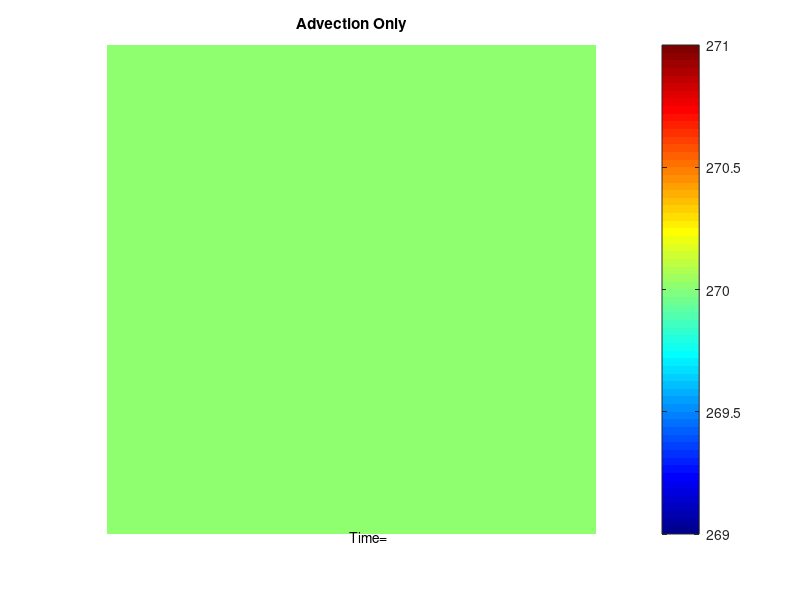

Reproduce this figure in MATLAB. (Note: this script raises an error after producing the figure.)
% Test for advection only (u and v are both non-zeros resulting in diagonal
% movement

clear all;
close all;
clc;

tF = 20;  % Simulation time, modify accordingly

h = 1;    
l = 1;
dt = 0.001;
dx = 0.01;
dy = 0.01;

Nx = l/dx;
Ny = h/dy;
Nt = tF/dt;

alpha = 0; % Disable diffusion

u_array = 0.2*ones(Ny,Nx);
v_array = 0.2*ones(Ny,Nx);
T_array = 270*ones(Ny,Nx);
f_array = zeros(Ny,Nx);

% Preparation for plotting
hfig = figure;
hold on
clims = [250 850];
im = imagesc( T_array, clims);
colormap(jet);
colorbar;
axis off equal;
hold on;
title('Advection Only');

htext = text(Nx/2, 0, 'Time=');
htext.FontWeight = 'bold';

for k = 1 : Nt
    T_array = apply_bc(T_array, dx, dy, ...
        ["Dirichlet", "Dirichlet", "Dirichlet", "Dirichlet"], ...
        [270, 270, 270, 270]);
    
    T_array(1:10,1:10) = 800; % Bottom-left corner wall
    
    T_array = advection_diffusion(T_array, ...
        u_array, ...
        v_array, ...
        dt, ...
        dx, ...
        dy, ...
        alpha, ...
        f_array);
    
    if mod(k-1,1000) == 0
        im.CData = T_array;
        htext.String = ['Time=', num2str((k-1)*dt),'s'] ;
        drawnow;
        write2gif(hfig, k, 'advection_only.gif');
    end
end